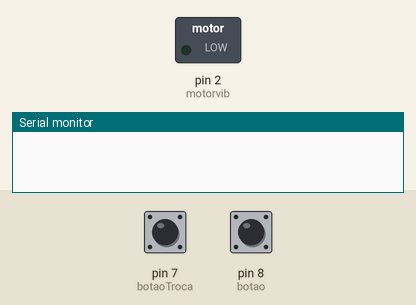
Recording of a sketch running on a simulated Arduino Uno, built with avr-gcc and run on an emulated ATmega328P. Parts: switched loads named in the sketch (green lamp = pin HIGH), the last lines printed to the serial monitor. The test bench sets the inputs (shaded band); at power-on: pin 7 (botaoTroca) HIGH, pin 8 (botao) HIGH.

Above: at 1.2 s.
1.3 s: pin 7 (botaoTroca) pulled LOW for 0.15 s
4.4 s: pin 8 (botao) pulled LOW for 1 s
At 5.2 s:
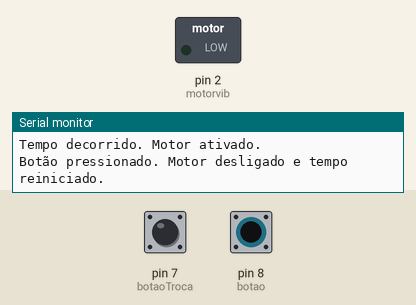
8.4 s: pin 7 (botaoTroca) pulled LOW for 1 s
At 9.2 s:
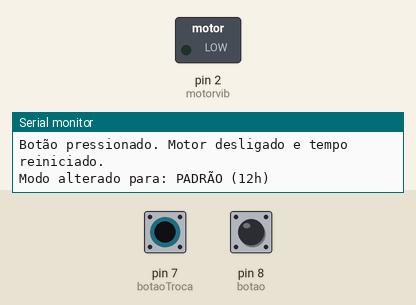
10.9 s: pin 7 (botaoTroca) pulled LOW for 0.15 s
At 11.9 s:
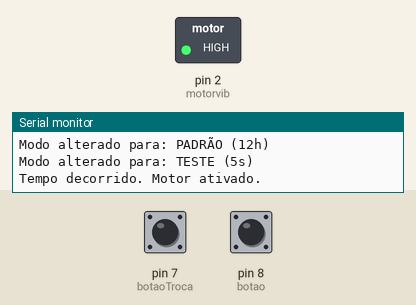
12.6 s: pin 8 (botao) pulled LOW for 0.15 s
At 13.1 s:
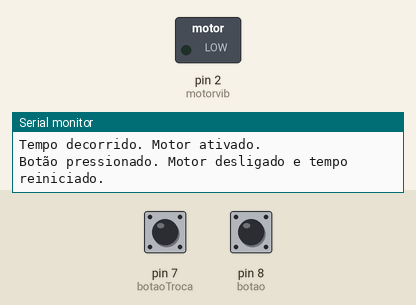
15.7 s: pin 8 (botao) pulled LOW for 3.2 s
At 23.1 s:
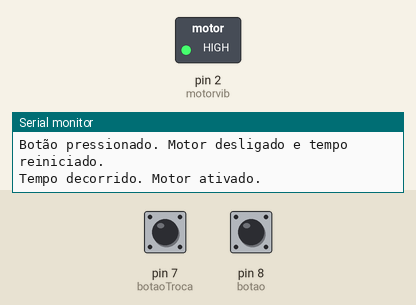
Timing chart, 0 to 24.1 s (numbered marks = the images above; inputs shaded):
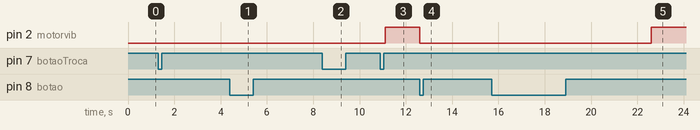

Measured:
- after the input at 4.4 s, pin 2 (motorvib): stays LOW (without the input it goes to HIGH after 0.60 s)
- after the input at 8.4 s, pin 2 (motorvib): stays LOW (without the input it goes to HIGH after 1.6 s)
- after the input at 10.9 s, pin 2 (motorvib): LOW → HIGH after 0.20 s
- after the input at 12.6 s, pin 2 (motorvib): HIGH → LOW at once
- after the input at 15.7 s, pin 2 (motorvib): LOW → HIGH after 6.9 s instead of 1.9 s

The sketch:

insubag2.0.ino
```cpp
//********** BOTÕES **********
const int botao = 8;            // Botão que para o motor
const int botaoTroca = 7;       // Botão que altera o tempo de espera
bool estadoBotao = false;
bool estadoBotaoTroca = false;
bool modoTeste = false;

//********** MOTOR DE VIBRAÇÃO **********
const int motorvib = 2;
bool motorAtivo = false;

//********** MILLIS **********
unsigned long tempoUltimaAtivacao = 0;
unsigned long intervalo = 43200000UL;  // Começa com 12h padrão
const unsigned long intervaloTeste = 5000UL;   // 5 segundos
const unsigned long intervaloPadrao = 43200000UL; // 12 horas

void setup() {
  Serial.begin(9600);

  pinMode(botao, INPUT_PULLUP);
  pinMode(botaoTroca, INPUT_PULLUP);
  pinMode(motorvib, OUTPUT);
  digitalWrite(motorvib, LOW);

  tempoUltimaAtivacao = millis();//Marca o tempo inicial, por isso é declarada no setup();
}

void loop() {
  unsigned long tempoAtual = millis();
  lerBotoes();
  verificarTempo(tempoAtual);
  controlarMotor();
}

//********** LER BOTÕES **********
void lerBotoes() {
  // Botão principal: para motor
  estadoBotao = digitalRead(botao) == LOW;

  // Segundo botão, troca de modo, de 5s para 12h ou o contrário
  static bool botaoTrocaPressionado = false;

  if (digitalRead(botaoTroca) == LOW && !botaoTrocaPressionado) {
    botaoTrocaPressionado = true;
    modoTeste = !modoTeste; // alterna entre os modos
    intervalo = modoTeste ? intervaloTeste : intervaloPadrao;
    Serial.print("Modo alterado para: ");
    Serial.println(modoTeste ? "TESTE (5s)" : "PADRÃO (12h)");
    delay(200); // debounce simples
  }

  if (digitalRead(botaoTroca) == HIGH) {
    botaoTrocaPressionado = false;
  }
}

//********** VERIFICA TEMPO **********
void verificarTempo(unsigned long tempoAtual) {
  if (!motorAtivo && (tempoAtual - tempoUltimaAtivacao >= intervalo)) {
    motorAtivo = true;
    Serial.println("Tempo decorrido. Motor ativado.");
  }
}

//********** CONTROLE DO MOTOR **********
void controlarMotor() {
  if (motorAtivo) {
    digitalWrite(motorvib, HIGH);

    if (estadoBotao) {
      digitalWrite(motorvib, LOW);
      motorAtivo = false;
      tempoUltimaAtivacao = millis();
      Serial.println("Botão pressionado. Motor desligado e tempo reiniciado.");
    }
  } else {
    digitalWrite(motorvib, LOW);
  }
}
```
